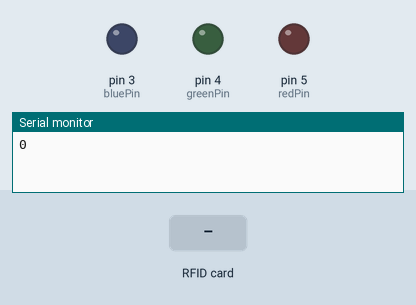
This sketch was run on a simulated Arduino Uno, built with avr-gcc and run on an emulated ATmega328P. Shown: output pins drawn as LEDs (lit = HIGH), the last lines printed to the serial monitor. The inputs (shaded band) are chosen by the test bench. Random numbers use the default seed unless the sketch sets one; pins used as bus, display or sensor lines are not drawn.

Above: at 1.2 s.
1.3 s: RFID card 5E 7A 19 C4 held to the reader
At 2.2 s:
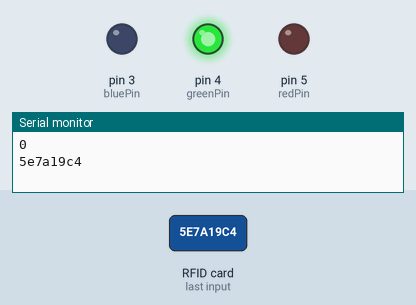
4.3 s: RFID card 00 00 00 00 held to the reader
At 7.4 s:
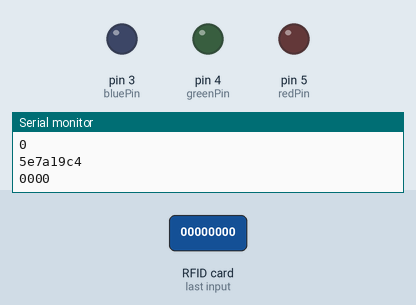
Timing chart, 0 to 8.9 s (numbered marks = the images above; inputs shaded):
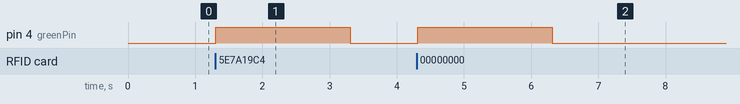

The sketch:

TimeTracking.ino
```cpp
/*
 * MFRC522 - Library to use ARDUINO RFID MODULE KIT 13.56 MHZ WITH TAGS SPI W AND R BY COOQROBOT.
 * The library file MFRC522.h has a wealth of useful info. Please read it.
 * The functions are documented in MFRC522.cpp.
 *
 * Based on code Dr.Leong   ( WWW.B2CQSHOP.COM )
 * Created by Miguel Balboa (circuitito.com), Jan, 2012.
 * Rewritten by Søren Thing Andersen (access.thing.dk), fall of 2013 (Translation to English, refactored, comments, anti collision, cascade levels.)
 * Released into the public domain.
 *
 * Sample program showing how to read data from a PICC using a MFRC522 reader on the Arduino SPI interface.
 *----------------------------------------------------------------------------- empty_skull
 * Aggiunti pin per arduino Mega
 * add pin configuration for arduino mega
 * http://mac86project.altervista.org/
 ----------------------------------------------------------------------------- Nicola Coppola
 * Pin layout should be as follows:
 * Signal     Pin              Pin               Pin
 *            Arduino Uno      Arduino Mega      MFRC522 board
 * ------------------------------------------------------------
 * Reset      9                5                 RST
 * SPI SS     10               53                SDA
 * SPI MOSI   11               51                MOSI
 * SPI MISO   12               50                MISO
 * SPI SCK    13               52                SCK
 *
 * The reader can be found on eBay for around 5 dollars. Search for "mf-rc522" on ebay.com.
 */

#include <SPI.h>
#include <MFRC522.h>

#define SS_PIN 10
#define RST_PIN 9
MFRC522 mfrc522(SS_PIN, RST_PIN);  // Create MFRC522 instance.

byte readCard[4];
//byte oldCard[4];
String currentCard;
String oldCard = "00000000"; //oldCard[8];
int redPin = 5;
int greenPin = 4;
int bluePin = 3;
int counter = 0;
long waitTime = 15;
long gaaa = 0;
int maxCounter = 5;

void setup() {
  Serial.begin(9600); // Initialize serial communications with the PC
  SPI.begin();      // Init SPI bus
  mfrc522.PCD_Init(); // Init MFRC522 card
  //Setup the LED feedback.
  pinMode(redPin, OUTPUT);
  pinMode(greenPin, OUTPUT);
  pinMode(bluePin, OUTPUT);
  waitTime = minstosec(waitTime);
  Serial.println(gaaa);
}

void loop() {
  // Look for new cards
  if ( ! mfrc522.PICC_IsNewCardPresent()) {
    return;
  }

  // Select one of the cards
  if ( ! mfrc522.PICC_ReadCardSerial()) {
    return;
  }
  currentCard = "";
  for (int i = 0; i < 4; i++) {  //
    readCard[i] = mfrc522.uid.uidByte[i];
    currentCard = currentCard + String(mfrc522.uid.uidByte[i], HEX);
  }
  if(currentCard != oldCard) {
    Serial.print(currentCard);
    oldCard = currentCard;
    Serial.println();
    setColor(0, 255, 0); // green, we have read data
    delay(2000);
    setColor(0, 0, 0); // off
    counter = 0;
  }
  else {
    counter++;
    //Serial.println(counter);
    //Serial.println(waitTime)
    if(counter > waitTime)
    {
      //Serial.println(counter);
      //Serial.println(waitTime);
      for(long i=0; i<=40; i++)
      {
        setColor(random(255), random(255), random(255)); // green, we have read data
        delay(100);
        Serial.println(i);
      }
      setColor(0,0,0);
      counter = 0;
    }
    delay(1000);

  }
}

long minstosec(long waitTimeMins)
{
  return (waitTimeMins * 60);
}

void setColor(int red, int green, int blue)
{
  analogWrite(redPin, red);
  analogWrite(greenPin, green);
  analogWrite(bluePin, blue);
}
```

Measured:
- after the input at 1.3 s, pin 4 (greenPin): LOW → HIGH at once, → LOW 2.0 s later
- after the input at 4.3 s, pin 4 (greenPin): LOW → HIGH at once, → LOW 2.0 s later
